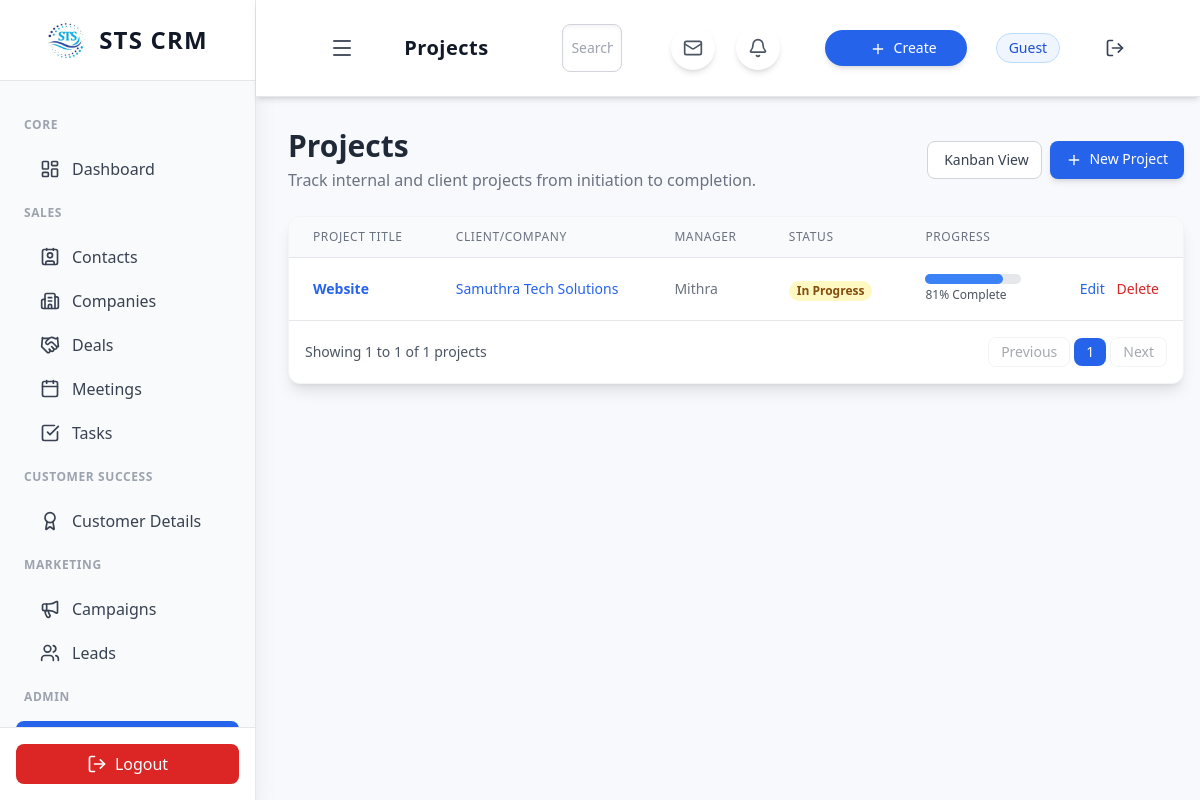
The app's page /projects.php with its own data.
### tables this page shows
CREATE TABLE `projects` (
  `id` int(11) UNSIGNED NOT NULL,
  `title` varchar(255) NOT NULL,
  `description` text DEFAULT NULL,
  `status` enum('Planning','In Progress','On Hold','Completed','Cancelled') NOT NULL DEFAULT 'Planning',
  `progress` int(3) DEFAULT 0,
  `start_date` date DEFAULT NULL,
  `due_date` date DEFAULT NULL,
  `company_id` int(11) UNSIGNED DEFAULT NULL,
  `manager_id` int(11) UNSIGNED NOT NULL,
  `created_at` timestamp NOT NULL DEFAULT current_timestamp(),
  `updated_at` timestamp NOT NULL DEFAULT current_timestamp() ON UPDATE current_timestamp()
);

CREATE TABLE `companies` (
  `id` int(11) UNSIGNED NOT NULL,
  `name` varchar(255) NOT NULL,
  `industry` varchar(100) DEFAULT NULL,
  `phone` varchar(50) DEFAULT NULL,
  `owner_id` int(11) UNSIGNED NOT NULL COMMENT 'Links to the users table',
  `total_deals` int(11) DEFAULT 0,
  `latest_activity` date DEFAULT NULL,
  `created_at` datetime DEFAULT current_timestamp()
);

CREATE TABLE `users` (
  `id` int(11) UNSIGNED NOT NULL,
  `name` varchar(255) NOT NULL,
  `email` varchar(255) NOT NULL,
  `password` varchar(255) NOT NULL COMMENT 'Stores the hashed password',
  `role` varchar(50) NOT NULL DEFAULT 'user' COMMENT 'e.g., admin, user, manager',
  `created_at` datetime DEFAULT current_timestamp(),
  `status` varchar(20) NOT NULL DEFAULT 'Active',
  `team` varchar(100) DEFAULT NULL,
  `email_provider` varchar(50) DEFAULT 'None',
  `email_signature` text DEFAULT NULL,
  `monthly_quota` decimal(15,2) DEFAULT 0.00,
  `email_sync` int(255) DEFAULT NULL,
  `email_password` varchar(500) DEFAULT NULL
);

### projects.php (the view, shortened to what this page needs)
<?php
include 'api/db.php';
if (!function_exists('generate_project_row')) {
    function generate_project_row($id, $title, $client, $manager, $status, $progress) {
        $status_class = match ($status) {
            'In Progress' => 'bg-yellow-100 text-yellow-800',
            'Completed' => 'bg-green-100 text-green-800',
            'On Hold' => 'bg-gray-100 text-gray-800',
            default => 'bg-blue-100 text-blue-800',
        };
        $progress_color = ($progress >= 100) ? 'bg-green-500' :
                          (($progress > 50) ? 'bg-blue-500' : 'bg-red-500');
        return '
            <tr class="hover:bg-gray-50 transition duration-150">
                <td class="px-6 py-4 whitespace-nowrap text-sm font-semibold text-gray-900">
                    <a href="view_project.php?id=' . htmlspecialchars($id) . '" class="text-blue-600 hover:text-blue-800">' . htmlspecialchars($title) . '</a>
                </td>
                <td class="px-6 py-4 whitespace-nowrap text-sm text-blue-600 hover:text-blue-800 cursor-pointer">' . htmlspecialchars($client) . '</td>
                <td class="px-6 py-4 whitespace-nowrap text-sm text-gray-500">' . htmlspecialchars($manager) . '</td>
                <td class="px-6 py-4 whitespace-nowrap">
                    <span class="px-2 inline-flex text-xs leading-5 font-semibold rounded-full ' . $status_class . '">'
                        . htmlspecialchars($status) . '
                    </span>
                </td>
                <td class="px-6 py-4 whitespace-nowrap text-sm">
                    <div class="w-24 bg-gray-200 rounded-full h-2.5">
                        <div class="h-2.5 rounded-full ' . $progress_color . '" style="width: ' . htmlspecialchars($progress) . '%"></div>
                    </div>
                    <span class="text-xs text-gray-600 mt-1">' . htmlspecialchars($progress) . '% Complete</span>
                </td>
                <td class="px-6 py-4 whitespace-nowrap text-right text-sm font-medium space-x-2">
                    <a href="edit_project.php?id=' . htmlspecialchars($id) . '" class="text-blue-600 hover:text-blue-900">Edit</a>
                    <a href="api/delete_project_process.php?id=' . htmlspecialchars($id) . '"
                       class="text-red-600 hover:text-red-900"
                       onclick="return confirm(\'Are you sure you want to delete this project?\')">Delete</a>
                </td>
            </tr>
        ';
    }
}
$limit = 10;
$page = isset($_GET['page']) ? (int)$_GET['page'] : 1;
$count_result = $conn->query("SELECT COUNT(*) AS total FROM projects");
$total_projects = $count_result ? $count_result->fetch_assoc()['total'] : 0;
$total_pages = ceil($total_projects / $limit);
$offset = ($page - 1) * $limit;
$project_rows = '';
$sql = "
    SELECT
        p.id, p.title, p.status, p.progress,
        c.name AS company_name, /* <-- CORRECTED ALIAS */
        u.name AS manager_name
    FROM projects p
    LEFT JOIN companies c ON p.company_id = c.id /* <-- CORRECTED: clients -> companies, client_id -> company_id */
    LEFT JOIN users u ON p.manager_id = u.id
    ORDER BY p.created_at DESC
    LIMIT $limit OFFSET $offset
";
$result = $conn->query($sql);
if ($result && $result->num_rows > 0) {
    while($project = $result->fetch_assoc()) {
        $project_rows .= generate_project_row(
            $project['id'],
            $project['title'],
            $project['company_name'] ?? 'N/A',
            $project['manager_name'] ?? 'Unassigned',
            $project['status'],
            $project['progress']
        );
    }
}
$current_page_count = $result ? $result->num_rows : 0;
$start_item = $current_page_count > 0 ? $offset + 1 : 0;
$end_item = $current_page_count > 0 ? $offset + $current_page_count : 0;
?>
<div class="flex flex-col sm:flex-row justify-between items-start sm:items-center mb-6">
    <div>
        <h1 class="text-3xl font-bold text-gray-800">Projects</h1>
        <p class="text-gray-500 mt-1">Track internal and client projects from initiation to completion.</p>
    </div>
    <div class="mt-4 sm:mt-0 flex space-x-2">
        <a href="projects_kanban.php" class="px-3 py-2 text-sm font-medium rounded-lg border border-gray-300 bg-white text-gray-700 hover:bg-gray-100 transition">
    <i data-lucide="trello" class="w-4 h-4 inline mr-1"></i> Kanban View
</a>
        <a href="create_project.php" class="px-4 py-2 text-sm font-medium rounded-lg
                                                 bg-blue-600 hover:bg-blue-800 text-white transition duration-150 shadow-md">
            <i data-lucide="plus" class="w-4 h-4 inline mr-1"></i> New Project
        </a>
    </div>
</div>
<div class="bg-white rounded-xl shadow-lg border border-gray-100 overflow-hidden">
    <div class="overflow-x-auto">
        <table class="min-w-full divide-y divide-gray-200">
            <thead class="bg-gray-50">
                <tr>
                    <th class="px-6 py-3 text-left text-xs font-medium text-gray-500 uppercase tracking-wider">Project Title</th>
                    <th class="px-6 py-3 text-left text-xs font-medium text-gray-500 uppercase tracking-wider">Client/Company</th>
                    <th class="px-6 py-3 text-left text-xs font-medium text-gray-500 uppercase tracking-wider">Manager</th>
                    <th class="px-6 py-3 text-left text-xs font-medium text-gray-500 uppercase tracking-wider">Status</th>
                    <th class="px-6 py-3 text-left text-xs font-medium text-gray-500 uppercase tracking-wider">Progress</th>
                    <th class="px-6 py-3"></th>
                </tr>
            </thead>
            <tbody class="bg-white divide-y divide-gray-200">
                <?php
                if (empty($project_rows)) {
                    echo '<tr><td colspan="6" class="px-6 py-4 text-center text-sm text-gray-500">No projects found.</td></tr>';
                } else {
                    echo $project_rows;
                }
                ?>
            </tbody>
        </table>
    </div>
    <div class="p-4 flex justify-between items-center text-sm text-gray-600 border-t border-gray-200">
        <span>
            <?php if ($total_projects > 0): ?>
                Showing <?= $start_item ?> to <?= $end_item ?> of <?= $total_projects ?> projects
            <?php else: ?>
                No projects found.
            <?php endif; ?>
        </span>
        <div class="space-x-1 flex items-center">
            <?php
            $prev_page = $page - 1;
            $prev_class = $page <= 1 ? 'opacity-50 cursor-not-allowed' : 'hover:bg-gray-100';
            ?>
            <a href="projects.php?page=<?= $prev_page ?>"
               class="px-3 py-1 border rounded-lg <?= $prev_class ?>">
                Previous
            </a>
            <?php for ($i = max(1, $page - 2); $i <= min($total_pages, $page + 2); $i++): ?>
                <?php
                $active_class = $i == $page ? 'bg-blue-600 text-white' : 'border hover:bg-gray-100';
                ?>
                <a href="projects.php?page=<?= $i ?>"
                   class="px-3 py-1 rounded-lg <?= $active_class ?>">
                    <?= $i ?>
                </a>
            <?php endfor; ?>
            <?php
            $next_page = $page + 1;
            $next_class = $page >= $total_pages ? 'opacity-50 cursor-not-allowed' : 'hover:bg-gray-100';
            ?>
            <a href="projects.php?page=<?= $next_page ?>"
               class="px-3 py-1 border rounded-lg <?= $next_class ?>">
                Next
            </a>
        </div>
    </div>
</div>
<?php
include 'includes/layout.php';
?>

### includes/layout.php (style rules this page uses)
body { background-color: #f7f9fc; }

### records on screen
projects: title "Website", company.name "Samuthra Tech Solutions", manager.name "Mithra", status "In Progress", progress "81"

### other values on screen
str_replace('.php', '', $current_page) "Projects"
$_SESSION['user_name'] "Guest"
$start_item "1"
$end_item "1"
$total_projects "1"
